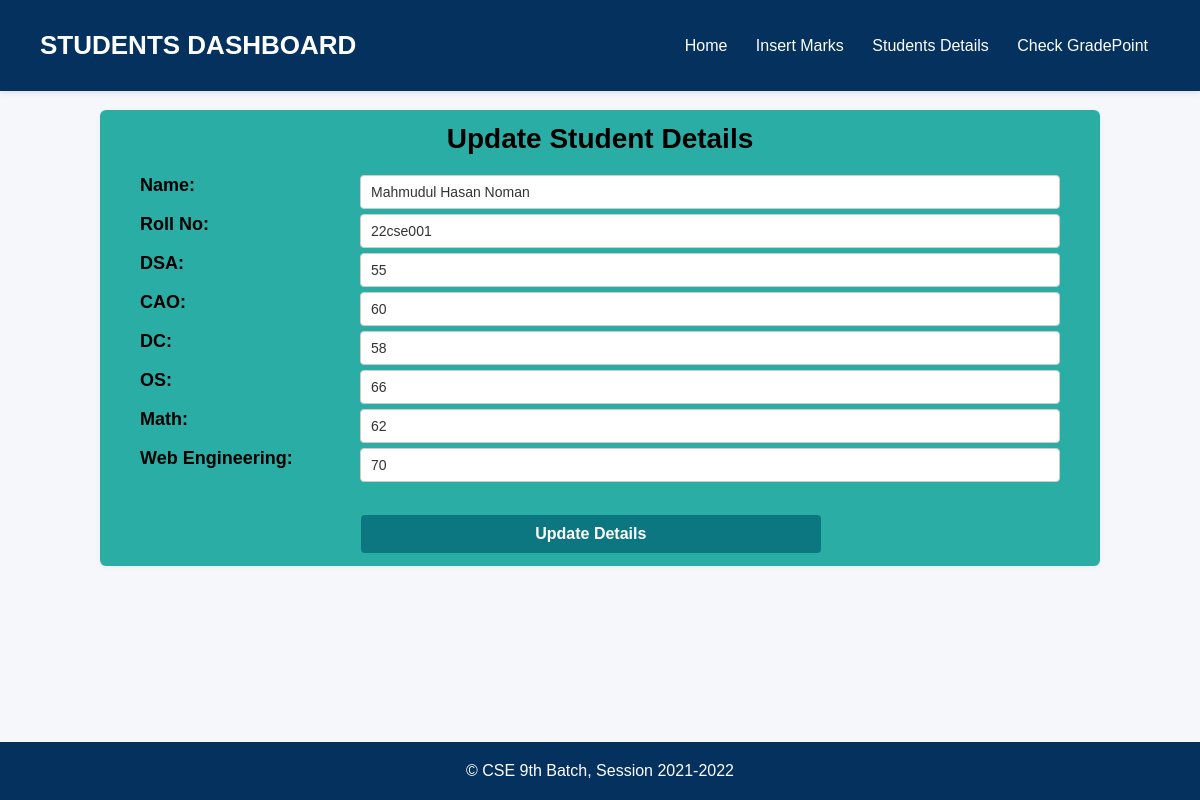
The app's page /edit.php?update_id=1 with its own data.
### tables this page shows
CREATE table students(
    ID int(11) primary key not null auto_increment,
    Name varchar(50) not null,
    Roll_no varchar(15) unique not null,
    DSA int(11),
    CAO int(11),
    DC int(11),
    OS int(11),
    Math int(11),
    WebEngr int(11)
);

### edit.php (the view, shortened to what this page needs)
<?php
include "connectionDB.php";
$name = $roll = $dsa = $cao = $dc = $os = $math = $web = "";
$id = $_GET['update_id'] ?? null;
if ($id) {
  $sql = "SELECT * FROM students WHERE ID='$id'";
  $result = mysqli_query($connectdb, $sql);
  if ($result && mysqli_num_rows($result) > 0) {
    $row = mysqli_fetch_assoc($result);
    $name = $row['Name'];
    $roll = $row['Roll_no'];
    $dsa = $row['DSA'];
    $cao = $row['CAO'];
    $dc = $row['DC'];
    $os = $row['OS'];
    $math = $row['Math'];
    $web = $row['WebEngr'];
  }
}
?>
<!DOCTYPE html>
<html lang="en">
<head>
</head>
<body>
  <header>
    <div class="site-title">Students Dashboard</div>
    <nav>
      <a href="index.php" target="_blank">Home</a>
      <a href="giveMarks.php" target="_blank">Insert Marks</a>
      <a href="viewDB.php" target="_blank">Students Details</a>
      <a href="gpaCalculate.php" target="_blank">Check GradePoint</a>
    </nav>
  </header>
  <main>
    <h2>Update Student Details</h2>
    <form action="" method="post">
      <label>Name:
        <input type="text" name="name" placeholder="Enter student name" value="<?php echo $name ?>">
      </label><br>
      <label>Roll No:
        <input type="text" name="roll" placeholder="Enter roll number" value="<?php echo $roll ?>">
      </label><br>
      <label>DSA:
        <input type="text" name="DSA" placeholder="Enter DSA marks" value="<?php echo $dsa ?>">
      </label><br>
      <label>CAO:
        <input type="text" name="CAO" placeholder="Enter CAO marks" value="<?php echo $cao ?>">
      </label><br>
      <label>DC:
        <input type="text" name="DC" placeholder="Enter DC marks" value="<?php echo $dc ?>">
      </label><br>
      <label>OS:
        <input type="text" name="OS" placeholder="Enter OS marks" value="<?php echo $os ?>">
      </label><br>
      <label>Math:
        <input type="text" name="Math" placeholder="Enter Math marks" value="<?php echo $math ?>">
      </label><br>
      <label>Web Engineering:
        <input type="text" name="WebEngr" placeholder="Enter Web Engineering marks" value="<?php echo $web ?>">
      </label><br><br>
      <input type="submit" name="submit" value="Update Details">
    </form>
  </main>
  <footer>
    &copy; CSE 9th Batch, Session 2021-2022
  </footer>
</body>
</html>

### edit.php (style rules this page uses)
* { margin: 0; padding: 0; box-sizing: border-box; font-family: 'Poppins', sans-serif; }
body { background-color: #f5f7fa; min-height: 100vh; padding-top: 95px; padding-bottom: 60px; }
header { background-color: #05315e; color: white; padding: 30px 40px; display: flex; justify-content: space-between; align-items: center; position: fixed; top: 0; width: 100%; z-index: 999; box-shadow: 0 2px 5px rgba(0, 0, 0, 0.1); }
.site-title { font-size: 26px; font-weight: bold; text-transform: uppercase; }
nav a { text-decoration: none; color: white; padding: 8px 12px; border-radius: 30px; transition: background-color 0.3s; }
main { padding: 13px 40px; margin:5px auto; margin-top: 15px; background-color: rgb(41, 173, 164); max-width: 1000px; box-shadow: 0 1px 5px rgba(0, 0, 0, 0.05); border-radius: 6px; }
h2 { text-align: center; margin-bottom: 20px; font-size: 28px; }
form label { display: inline-block; width: 100%; margin-bottom: 5px; font-weight: bold; font-size: 18px; }
form label input { float: right; width: 700px; padding: 8px 10px; font-weight: normal; font-size: 14px; color: #333; border: 1px solid #ccc; border-radius: 4px; }
form input[type="submit"] { background-color: rgb(13, 119, 129); color: white; width: 50%; font-weight: bold; margin-left: 24%; margin-top: 10px; border: none; padding: 10px 20px; font-size: 16px; cursor: pointer; border-radius: 4px; }
footer { position: fixed; bottom: 0; left: 0; width: 100%; background-color: #05315e; color: white; text-align: center; padding: 20px 0; font-size: 16px; }

### records on screen
students: name "Mahmudul Hasan Noman", roll "22cse001", DSA "55", CAO "60", DC "58", OS "66", Math "62", WebEngr "70"
